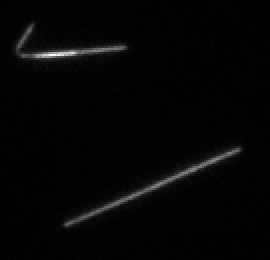
%> input picture tutorial/test2.tif, 135 x 130 px (shown 2 times larger)
$ octave --eval "result = Ridge('../tutorial/test2.tif');"   (GNU Octave 9; MATLAB toolbox functions it lacks are replaced by stand-ins)
%> lines starting %> are read from the running program, lines starting %| are printed output that depends on the picture
% Ridge, river and edge detection.
% From 'Rapid Contour Detection for Image Classification'
% http://digital-library.theiet.org/content/journals/10.1049/iet-ipr.2017.1066
% DOI 10.1049/iet-ipr.2017.1066
% https://www.researchgate.net/publication/321218540_Rapid_Contour_Detection_for_Image_Classification

function [ClRdg, RwRdg] = Ridge(tiffile)
%> called with tiffile = '../tutorial/test2.tif'

% I       = imread('cameraman.tif');
I = imread(tiffile);
%> I is the input picture: size 130x135 uint16; min 87, max 4450, mean 182.8
[m n] 	= size(I);
%> m = 130; n = 135
Bns   	= [1:200];  	% bins for histogramming contrast
%% -----    Parameters
s       = 1 ;       % search radius
minCtr  = 0.05;
%% ------------------   Subimages & Indices     -----------------
rr	= s+1:m-s;      rrN	= rr-s;     rrS = rr+s;
%> after `rr = s+1:m-s`: rr = 128 values from 2 to 129
%> after `rrN = rr-s`: rrN = 128 values from 1 to 128
%> after `rrS = rr+s`: rrS = 128 values from 3 to 130
cc 	= s+1:n-s;      ccE = cc+s;     ccW = cc-s;
%> after `cc = s+1:n-s`: cc = 133 values from 2 to 134
%> after `ccE = cc+s`: ccE = 133 values from 3 to 135
CEN	= I(rr,	cc);                        % center
NN 	= I(rrN,cc);   	SS = I(rrS,cc);  	% north, south
EE  = I(rr, ccE);  	WW = I(rr, ccW);   	% east, west
NE  = I(rrN,ccE);  	SE = I(rrS,ccE);   	% north east, south east
SW  = I(rrS,ccW);  	NW = I(rrN,ccW);   	% south west, north west
%% %%%%%%%%%%%%%%%%%%%%%%%%%%%%%%%%%%%%%%%%%%%%%%%%%%%%%%%%%%%%%%%%%%%
%%                  R I D G E S  &  R I V E R S
%% %%%%%%%%%%%%%%%%%%%%%%%%%%%%%%%%%%%%%%%%%%%%%%%%%%%%%%%%%%%%%%%%%%%
%% =============	EXTREMA Along Axes & Diagonals
% --- Maxima (counter-clockwise)
MX1     = padarray(CEN>NN & CEN>SS, [s s]);  % max north-south
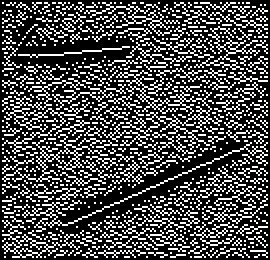
%> MX1: size 130x135 logical (shown 2 times larger); 29% white in thin lines or dots
MX2     = padarray(CEN>NW & CEN>SE, [s s]);  % max diag 1
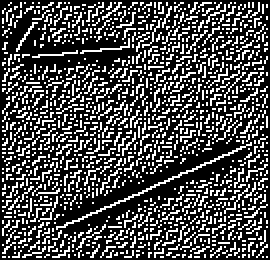
%> MX2: size 130x135 logical (shown 2 times larger); 28.8% white in thin lines or dots
MX3     = padarray(CEN>WW & CEN>EE, [s s]);  % max west-east
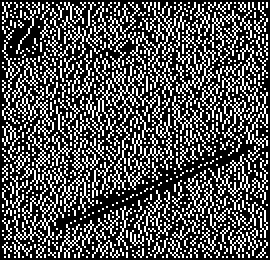
%> MX3: size 130x135 logical (shown 2 times larger); 30.5% white in thin lines or dots
MX4     = padarray(CEN>NE & CEN>SW, [s s]);  % max diag 2
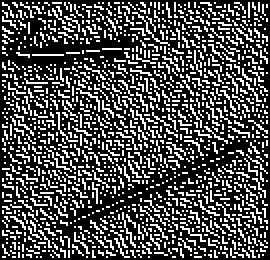
%> MX4: size 130x135 logical (shown 2 times larger); 29.5% white in thin lines or dots
% --- Minima
MN1     = padarray(CEN<NN & CEN<SS, [s s]);  % min north-south
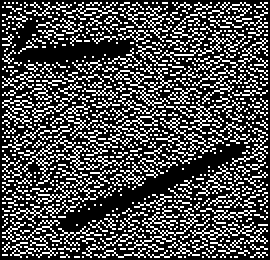
%> MN1: size 130x135 logical (shown 2 times larger); 28.9% white in thin lines or dots
MN2     = padarray(CEN<NE & CEN<SW, [s s]);  % min diag 1
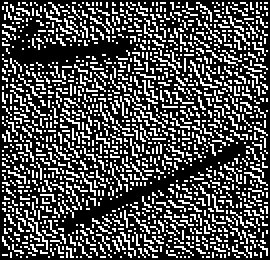
%> MN2: size 130x135 logical (shown 2 times larger); 29.2% white in thin lines or dots
MN3     = padarray(CEN<WW & CEN<EE, [s s]);  % min west-east
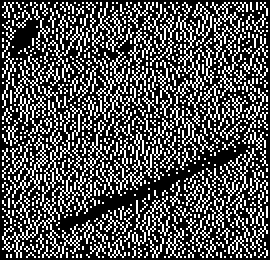
%> MN3: size 130x135 logical (shown 2 times larger); 30.4% white in thin lines or dots
%> (the run ends here)

$ run again, on tutorial/test3.tif
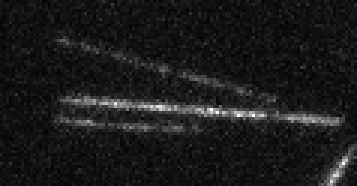
%> input picture tutorial/test3.tif, 119 x 62 px (shown 3 times larger)
%> in Ridge, I is the input picture: size 62x119 uint16; min 82, max 442, mean 120.1
%> in Ridge, `MX1     = padarray(CEN>NN & CEN>SS, [s s]);`:
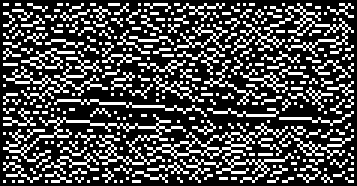
%> MX1: size 62x119 logical (shown 3 times larger); 28.1% white in thin lines or dots
%> MX2: size 62x119 logical; 28.9% white in thin lines or dots
%> MX3: size 62x119 logical; 30.1% white in thin lines or dots
%> MX4: size 62x119 logical; 28.5% white in thin lines or dots
%> MN1: size 62x119 logical; 27.9% white in thin lines or dots
%> MN2: size 62x119 logical; 28.1% white in thin lines or dots
%> in Ridge, `MN3     = padarray(CEN<WW & CEN<EE, [s s]);`:
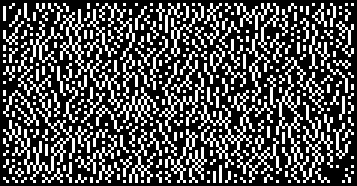
%> MN3: size 62x119 logical (shown 3 times larger); 29.8% white in thin lines or dots

$ run again, on tutorial/test4_advanced.tif
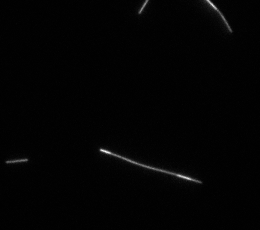
%> input picture tutorial/test4_advanced.tif, 260 x 230 px
%> in Ridge, I is the input picture: size 230x260 uint16; min 75, max 3389, mean 120.7
%> in Ridge, `MX1     = padarray(CEN>NN & CEN>SS, [s s]);`:
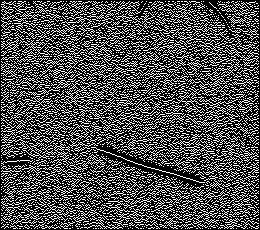
%> MX1: size 230x260 logical; 30.6% white in thin lines or dots
%> MX2: size 230x260 logical; 30.7% white in thin lines or dots
%> MX3: size 230x260 logical; 31.2% white in thin lines or dots
%> MX4: size 230x260 logical; 30.4% white in thin lines or dots
%> MN1: size 230x260 logical; 30.2% white in thin lines or dots
%> MN2: size 230x260 logical; 30% white in thin lines or dots
%> in Ridge, `MN3     = padarray(CEN<WW & CEN<EE, [s s]);`:
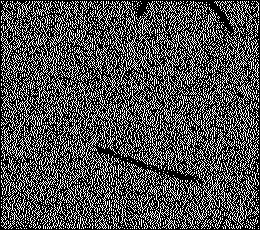
%> MN3: size 230x260 logical; 30.8% white in thin lines or dots

$ run again, on tutorial/test5_advanced.f.tif
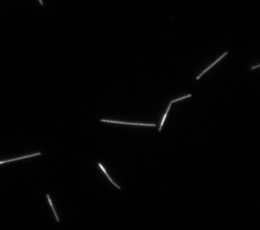
%> input picture tutorial/test5_advanced.f.tif, 260 x 230 px
%> in Ridge, I is the input picture: size 230x260 uint16; min 84, max 5822, mean 161.8
%> MX1: size 230x260 logical; 30.8% white in thin lines or dots
%> MX2: size 230x260 logical; 30.7% white in thin lines or dots
%> MX3: size 230x260 logical; 31.4% white in thin lines or dots
%> MX4: size 230x260 logical; 30.9% white in thin lines or dots
%> MN1: size 230x260 logical; 30.6% white in thin lines or dots
%> MN2: size 230x260 logical; 30.7% white in thin lines or dots
%> in Ridge, `MN3     = padarray(CEN<WW & CEN<EE, [s s]);`:
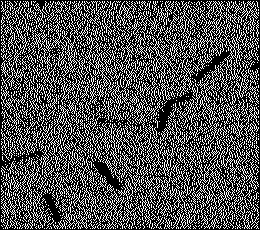
%> MN3: size 230x260 logical; 31.3% white in thin lines or dots
